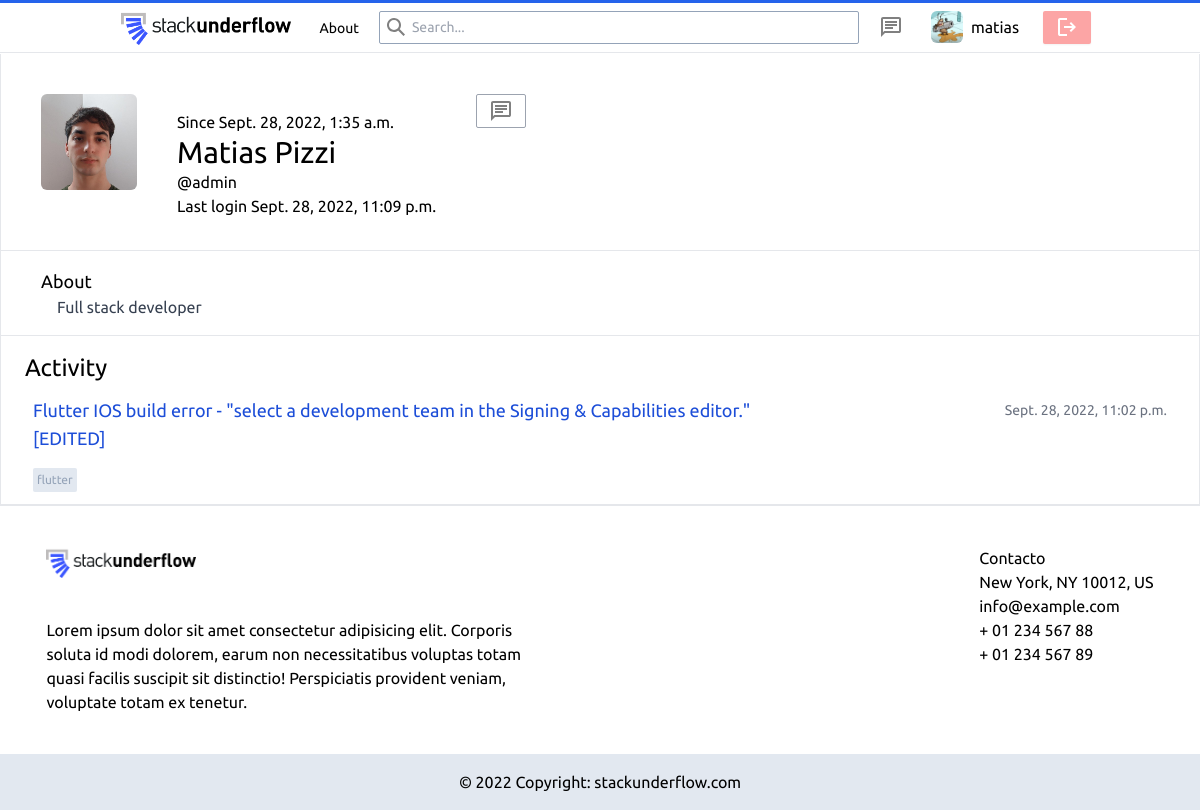
The app's page /accounts/profile/admin/ (signed in) with its own data.
### accounts/models.py (models this page shows)
class Biography(models.Model):
    user = models.ForeignKey(User, on_delete=models.CASCADE)
    biography = models.TextField(max_length=500, blank=True)

### main/models.py (models this page shows, shortened)
class Post(models.Model):
    author = models.ForeignKey(User, on_delete=models.CASCADE, related_name='PostAuthor')
    title = models.CharField(max_length=200)
    description = RichTextUploadingField(blank=False, null=True)
    date = models.DateTimeField(auto_now_add=True)
    tags = TaggableManager(blank=True)
    class Meta:
        ordering = ('-date',)

### accounts/views.py (the view)
# urls.py: path('profile/<str:username>/', profile, name='profile'),
def profile(request, username):
    user = User.objects.get(username = username)
    user.avatar = getAvatar(user)
    user.biography = getBiography(user)
    posts = Post.objects.filter(author = user)
    return render(request, 'accounts/profile.html', {'user': user, 'posts': posts, "userAvatar": getAvatar(request.user)})

### accounts/views.py (called while the page is built)
def getBiography(user):
    if user.id:
        biography = Biography.objects.filter(user = user)
        if len(biography) > 0:
            return biography[0].biography
        else:
            return None

### main/views.py (called while the page is built)
def getAvatar(user):
    if user.id:
        avList = Avatar.objects.all().filter(user = user.id)
        if len(avList) > 0:
            return avList[0].image.url
        else:
            return os.path.join(settings.MEDIA_URL, 'avatars/default.jpeg')

### accounts/templates/accounts/profile.html (shortened to what this page needs)
{% extends 'main/layout.html' %}
{% block main %}
<div class="flex flex-col h-full items-center w-[50vw] self-center border-x w-full">
    <div class="w-full h-full flex flex-col gap-4 pt-10">
        <div class="flex flex-row min-w-full px-10">
            <img src="{{user.avatar}}" alt="user avatar" class="rounded-md w-[8vw] h-[8vw] object-cover">
            <div class="px-10 py-4 min-h-full min-w-fit flex flex-col place-content-between">
                <p>Since {{user.date_joined}}</p>
                <div>
                    <h2 class="text-3xl text-black">{{user.first_name|lower|title}} {{user.last_name|lower|title}}</h3>
                    <p class="text-black">@{{user.username}}</p>
                </div>
                <p>Last login {{user.last_login}}</p>
            </div>
            {% if user != request.user %}
            <div class="flex flex-col w-full justify-items-center">
                <a href="{% url 'chat:chat' user %}" class="">
                    <button class="border border-gray-400 px-3 py-1 rounded-sm gap-1 flex text-sm items-center hover:shadow-xl hover:bg-gray-200 "><svg xmlns="http://www.w3.org/2000/svg" fill="gray" height="24" width="24"><path d="M6 14h8v-2H6Zm0-3h12V9H6Zm0-3h12V6H6ZM2 22V4q0-.825.588-1.413Q3.175 2 4 2h16q.825 0 1.413.587Q22 3.175 22 4v12q0 .825-.587 1.413Q20.825 18 20 18H6Zm2-4.825L5.175 16H20V4H4ZM4 4v13.175Z"/></svg></button>
                </a>
            </div>
            {% endif %}
        </div>
        <hr>
        {% if user.biography %}
        <div class="text-gray-700 mx-10">
            <p class="text-lg text-black">About</p>
            <p class="px-4">{{user.biography}}</p>
        </div>
        <hr>
        {% endif %}
        <div class="flex flex-col min-w-full">
            <h3 class="text-2xl text-black ml-6">Activity</h2>
            {% for post in posts %}
            <div class="flex flex-col py-3 px-8 max-h-[300px]">
                <div class="flex flex-col">
                    <div class="flex flex-row justify-between">
                        <a href="{% url 'main:post' post.id %}" class="w-[80%]">
                            <h2 class="text-lg text-blue-700 max-w-[80%]">{{ post.title }}</h2>
                        </a>
                        <p class="text-sm text-gray-500 pt-1">{{ post.date }}</p>
                    </div>
                </div>
                <div class="flex flex-row">
                    <div class="flex flex-row items-center w-full justify-between pt-4">
                        <div class="flex flex-row justify-between gap-1">
                            {% for tag in post.tags.all %}
                                <a href="{% url 'main:tagged' tag %}">
                                    <p class="text-slate-400 text-xs rounded-sm p-1 bg-slate-200 hover:bg-slate-300 self-end">
                                        {{ tag }}
                                    </p>
                                </a>
                            {% endfor %}
                        </div>
                    </div>
                </div>
            </div>
            <hr>
            {% endfor %}
        </div>
    </div>
</div>
{% endblock %}

### main/templates/main/partials/navbar.html (shortened to what this page needs)
{% load static %}
<nav class="flex flex-col w-full bg-white h-[53px] justify-between z-20 fixed top-0">
  <div class="h-full justify-center items-center ">
    <ul class="flex flex-row w-full gap-1 self-center justify-center items-center h-full">
      <li class="hover:bg-gray-200 h-full">
        <a href="{% url 'main:home' %}" class="h-full flex items-center"><img class="h-[44px] px-3 py-1" src="{% static 'Stack_underflow.png' %}" alt=""></a>
      </li>
      <li>
        <a href="{% url 'main:about' %}" class="text-sm rounded-full p-2 px-3 hover:bg-gray-200">About</a>
      </li>
      <li>
        <form action="{% url 'main:search' %}" method="post">
          <div class="flex flex-row items-center w-[40vw] h-full mx-1">
            <svg aria-hidden="true" class="mx-2" width="18" height="18" viewBox="0 0 18 18"><path fill="grey" d="m18 16.5-5.14-5.18h-.35a7 7 0 1 0-1.19 1.19v.35L16.5 18l1.5-1.5ZM12 7A5 5 0 1 1 2 7a5 5 0 0 1 10 0Z"></path></svg>
            <input type="input" name="search" class="absolute bg-transparent h-[33px] border gap-2 px-8 w-[40vw] border-slate-400 rounded-sm focus:outline-indigo-500 text-sm" placeholder="Search...">
          </div>
        </form>
      </li>
      {% if request.user.is_authenticated %}
        <li>
          <a href="{% url 'chat:messages' %}" class="text-sm rounded-full flex p-2 px-3 hover:bg-gray-200"><svg xmlns="http://www.w3.org/2000/svg" fill="gray" height="24" width="24"><path d="M6 14h8v-2H6Zm0-3h12V9H6Zm0-3h12V6H6ZM2 22V4q0-.825.588-1.413Q3.175 2 4 2h16q.825 0 1.413.587Q22 3.175 22 4v12q0 .825-.587 1.413Q20.825 18 20 18H6Zm2-4.825L5.175 16H20V4H4ZM4 4v13.175Z"/></svg></a>
        </li>
        <li class="h-full m-1 self-center items-center hover:bg-gray-200">
          <a href="{% url 'accounts:profile' request.user %}" class="flex flex-row items-center mx-2 h-full">
            <img src="{{userAvatar}}" alt="user avatar" class="h-8 w-8 object-cover rounded-md">
            <p class="mx-2">{{request.user.username}}</p>
          </a>
        </li>
        <li>
          <a href="{% url 'accounts:logout' %}">
            <button type="button" class="flex flex-row items-center gap-1 self-center px-3 w-fit h-[33px] font-semibold text-sm bg-red-300 hover:bg-red-400 text-white rounded-sm shadow-sm"><svg xmlns="http://www.w3.org/2000/svg" fill="white" height="24" width="24"><path d="M5 21q-.825 0-1.413-.587Q3 19.825 3 19V5q0-.825.587-1.413Q4.175 3 5 3h7v2H5v14h7v2Zm11-4-1.375-1.45 2.55-2.55H9v-2h8.175l-2.55-2.55L16 7l5 5Z"/></svg></button>
          </a>
        </li>
      {% endif %}
    </ul>
  </div>
  <hr>
</nav>

### main/templates/main/layout.html (style rules this page uses)
body { font-family: 'Ubuntu', sans-serif; }

### records on screen
Post: title "Flutter IOS build error - \"select a development team in the Signing & Capabilities editor.\" [EDITED]", date "Sept. 28, 2022, 11:02 p.m."
Tag: name "flutter"

### other values on screen
{{ request.user.username }} "matias"
{{ user.date_joined }} "Sept. 28, 2022, 1:35 a.m."
{{ user.first_name|lower|title }} "Matias"
{{ user.last_name|lower|title }} "Pizzi"
{{ user.username }} "admin"
{{ user.last_login }} "Sept. 28, 2022, 11:09 p.m."
{{ user.biography }} "Full stack developer"
